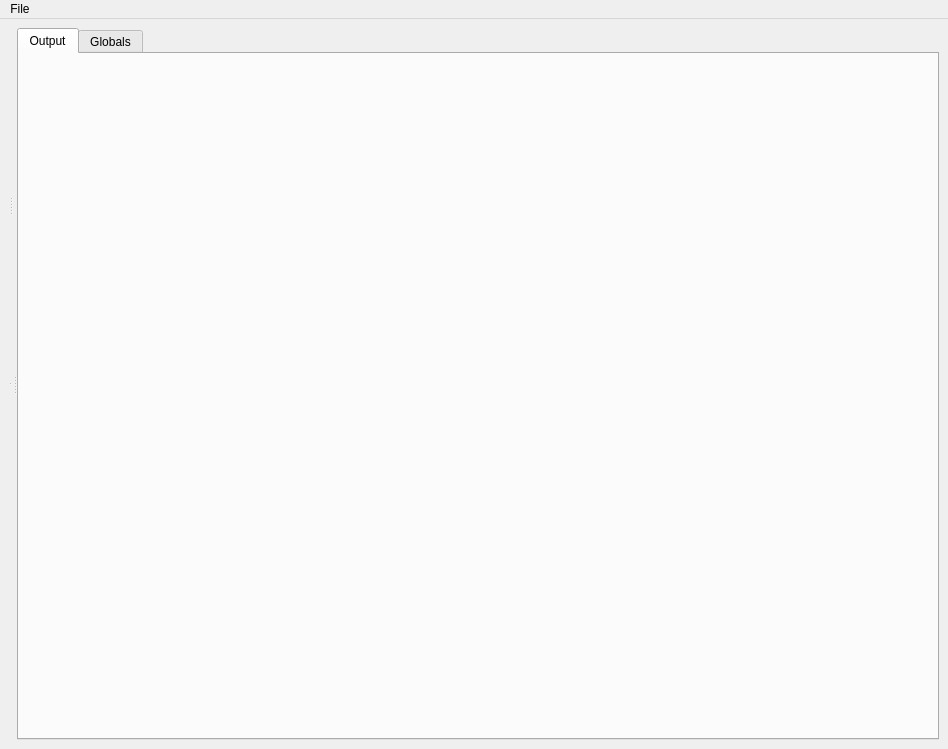
<?xml version="1.0" encoding="UTF-8"?>
<ui version="4.0">
 <class>MainWindow</class>
 <widget class="QMainWindow" name="MainWindow">
  <property name="geometry">
   <rect>
    <x>0</x>
    <y>0</y>
    <width>948</width>
    <height>749</height>
   </rect>
  </property>
  <property name="windowTitle">
   <string>lyse - the labscript suite</string>
  </property>
  <property name="windowIcon">
   <iconset resource="../../Anaconda/Lib/site-packages/qtutils/icons/icons.qrc">
    <normaloff>:/qtutils/custom/lyse.png</normaloff>:/qtutils/custom/lyse.png</iconset>
  </property>
  <property name="styleSheet">
   <string notr="true"/>
  </property>
  <property name="unifiedTitleAndToolBarOnMac">
   <bool>false</bool>
  </property>
  <widget class="QWidget" name="centralwidget">
   <property name="styleSheet">
    <string notr="true">QPushButton {
     border: none;
     padding: 4px;
 }

QPushButton:hover {
     background-color: qlineargradient(x1: 0, y1: 0, x2: 0, y2: 1,
                                       stop: 0 #f6f7fa, stop: 1 #dadbde);
     border: 1px solid #8f8f91;
     border-radius: 3px;
 }

 QPushButton:pressed {
     background-color: qlineargradient(x1: 0, y1: 0, x2: 0, y2: 1,
                                       stop: 0 #dadbde, stop: 1 #f6f7fa);
     border: 1px solid #8f8f91;
     border-radius: 3px;
 }

QPushButton:checked {
     background-color: #dadbde;
     border: 1px solid #8f8f91;
     border-radius: 3px;
 }

QPushButton:hover:checked {
     background-color: qlineargradient(x1: 0, y1: 0, x2: 0, y2: 1,
                                       stop: 0 #dadbde, stop: 1 #f6f7fa);
     border: 1px solid #8f8f91;
     border-radius: 3px;
 }

QToolButton {
     border: none;
     padding: 2px;
 }

QToolButton:hover {
     background-color: qlineargradient(x1: 0, y1: 0, x2: 0, y2: 1,
                                       stop: 0 #f6f7fa, stop: 1 #dadbde);
     border: 1px solid #8f8f91;
     border-radius: 3px;
 }

 QToolButton:pressed {
     background-color: qlineargradient(x1: 0, y1: 0, x2: 0, y2: 1,
                                       stop: 0 #dadbde, stop: 1 #f6f7fa);
     border: 1px solid #8f8f91;
     border-radius: 3px;
 }

QToolButton:checked {
     background-color: #dadbde;
     border: 1px solid #8f8f91;
     border-radius: 3px;
 }

QToolButton:hover:checked {
     background-color: qlineargradient(x1: 0, y1: 0, x2: 0, y2: 1,
                                       stop: 0 #dadbde, stop: 1 #f6f7fa);
     border: 1px solid #8f8f91;
     border-radius: 3px;
 }
</string>
   </property>
   <layout class="QVBoxLayout" name="verticalLayout_5">
    <item>
     <widget class="QSplitter" name="splitter_horizontal">
      <property name="orientation">
       <enum>Qt::Horizontal</enum>
      </property>
      <widget class="QSplitter" name="splitter_vertical">
       <property name="orientation">
        <enum>Qt::Vertical</enum>
       </property>
       <widget class="QSplitter" name="splitter">
        <property name="orientation">
         <enum>Qt::Horizontal</enum>
        </property>
        <widget class="QWidget" name="verticalLayoutWidget">
         <layout class="QVBoxLayout" name="verticalLayout_singleshot_routinebox"/>
        </widget>
        <widget class="QWidget" name="verticalLayoutWidget_2">
         <layout class="QVBoxLayout" name="verticalLayout_multishot_routinebox"/>
        </widget>
       </widget>
       <widget class="QWidget" name="verticalLayoutWidget_3">
        <layout class="QVBoxLayout" name="verticalLayout_filebox"/>
       </widget>
      </widget>
	  <widget class="QTabWidget" name="tabWidget">
		<widget class="QWidget" name="tab_output">
		  <attribute name="icon">
			<iconset>
			<normaloff>:/qtutils/fugue/terminal.png</normaloff>:/qtutils/fugue/terminal.png</iconset>
		  </attribute>
		  <attribute name="title">
			<string>Output</string>
		  </attribute>
		  <attribute name="toolTip">
			<string>&lt;html&gt;&lt;head/&gt;&lt;body&gt;&lt;p&gt;View textual output of analysis.&lt;/p&gt;&lt;/body&gt;&lt;/html&gt;</string>
		  </attribute>
		  <layout class="QVBoxLayout" name="verticalLayout_5">
			<property name="spacing">
			  <number>0</number>
			</property>
			<property name="margin">
			  <number>0</number>
			</property>
			<item>
			  <layout class="QVBoxLayout" name="verticalLayout_output_tab"/>
			</item>
		  </layout>
		</widget>
		<widget class="QWidget" name="tab_parameters">
		  <attribute name="icon">
			<iconset>
			<normaloff>:/qtutils/fugue/tables-stacks.png</normaloff>:/qtutils/fugue/tables-stacks.png</iconset>
		  </attribute>
		  <attribute name="title">
			<string>Globals</string>
		  </attribute>
		  <attribute name="toolTip">
			<string>&lt;html&gt;&lt;head/&gt;&lt;body&gt;&lt;p&gt;Set global parameters for singleshot and multishot scripts.&lt;/p&gt;&lt;/body&gt;&lt;/html&gt;</string>
		  </attribute>
		  <layout class="QVBoxLayout">
			<item>
			  <widget class="QScrollArea" name="scrollArea_2">
				<property name="frameShape">
				  <enum>QFrame::NoFrame</enum>
				</property>
				<property name="widgetResizable">
				  <bool>true</bool>
				</property>
				<widget class="QWidget" name="scrollAreaWidgetContents_2">
				  <property name="geometry">
					<rect>
					  <x>0</x>
					  <y>0</y>
					  <width>963</width>
					  <height>448</height>
					</rect>
				  </property>
				  <layout class="QVBoxLayout" name="verticalLayout_6">
					<property name="spacing">
					  <number>0</number>
					</property>
					<property name="margin">
					  <number>0</number>
					</property>
					<item>
					  <widget class="QTreeView" name="treeView_globals">
						<property name="alternatingRowColors">
						  <bool>true</bool>
						</property>
					  </widget>
					</item>
				  </layout>
				</widget>
			  </widget>
			</item>
		  </layout>
		</widget>
	  </widget>
     </widget>
    </item>
   </layout>
  </widget>
  <widget class="QMenuBar" name="menuBar">
   <property name="geometry">
    <rect>
     <x>0</x>
     <y>0</y>
     <width>948</width>
     <height>21</height>
    </rect>
   </property>
   <widget class="QMenu" name="menuFile">
    <property name="title">
     <string>File</string>
    </property>
    <addaction name="actionLoad_configuration"/>
    <addaction name="actionRevert_configuration"/>
    <addaction name="actionSave_configuration"/>
    <addaction name="actionSave_configuration_as"/>
    <addaction name="separator"/>
    <addaction name="actionNew_dataframe"/>
    <addaction name="actionSave_dataframe"/>
    <addaction name="actionSave_dataframe_as"/>
    <addaction name="actionLoad_dataframe"/>
    <addaction name="separator"/>
    <addaction name="actionQuit"/>
   </widget>
   <addaction name="menuFile"/>
  </widget>
  <action name="actionLoad_configuration">
   <property name="icon">
    <iconset resource="../../Anaconda/Lib/site-packages/qtutils/icons/icons.qrc">
     <normaloff>:/qtutils/fugue/folder-open.png</normaloff>:/qtutils/fugue/folder-open.png</iconset>
   </property>
   <property name="text">
    <string>Load configuration</string>
   </property>
   <property name="shortcut">
    <string>Ctrl+O</string>
   </property>
  </action>
  <action name="actionSave_configuration_as">
   <property name="enabled">
    <bool>false</bool>
   </property>
   <property name="icon">
    <iconset resource="../../Anaconda/Lib/site-packages/qtutils/icons/icons.qrc">
     <normaloff>:/qtutils/fugue/disk--plus.png</normaloff>:/qtutils/fugue/disk--plus.png</iconset>
   </property>
   <property name="text">
    <string>Save as...</string>
   </property>
   <property name="shortcut">
    <string>Ctrl+Shift+S</string>
   </property>
  </action>
  <action name="actionQuit">
   <property name="icon">
    <iconset resource="../../Anaconda/Lib/site-packages/qtutils/icons/icons.qrc">
     <normaloff>:/qtutils/fugue/cross-button.png</normaloff>:/qtutils/fugue/cross-button.png</iconset>
   </property>
   <property name="text">
    <string>Quit</string>
   </property>
   <property name="shortcut">
    <string>Ctrl+Q</string>
   </property>
  </action>
  <action name="actionSave_configuration">
   <property name="icon">
    <iconset resource="../../Anaconda/Lib/site-packages/qtutils/icons/icons.qrc">
     <normaloff>:/qtutils/fugue/disk.png</normaloff>:/qtutils/fugue/disk.png</iconset>
   </property>
   <property name="text">
    <string>Save configuration</string>
   </property>
  </action>
  <action name="actionNew_dataframe">
   <property name="icon">
    <iconset>
	<normaloff>:/qtutils/fugue/blue-folder-open.png</normaloff>:/qtutils/fugue/blue-folder-open.png</iconset>
   </property>
   <property name="text">
    <string>New dataframe</string>
   </property>
   <property name="shortcut">
    <string>Ctrl+N</string>
   </property>
  </action>
  <action name="actionSave_dataframe">
   <property name="icon">
    <iconset>
     <normaloff>:/qtutils/fugue/disk-share.png</normaloff>:/qtutils/fugue/disk-share.png</iconset>
   </property>
   <property name="text">
    <string>Save dataframe</string>
   </property>
   <property name="shortcut">
    <string>Ctrl+S</string>
   </property>
  </action>
  <action name="actionSave_dataframe_as">
   <property name="icon">
    <iconset>
     <normaloff>:/qtutils/fugue/disk--plus.png</normaloff>:/qtutils/fugue/disk--plus.png</iconset>
   </property>
   <property name="text">
    <string>Save dataframe as...</string>
   </property>
  </action>
  <action name="actionLoad_dataframe">
   <property name="icon">
    <iconset>
     <normaloff>:/qtutils/fugue/blue-folder-open-table.png</normaloff>:/qtutils/fugue/blue-folder-open-table.png</iconset>
   </property>
   <property name="text">
    <string>Load dataframe</string>
   </property>
  </action>
  <action name="actionRevert_configuration">
   <property name="enabled">
    <bool>false</bool>
   </property>
   <property name="icon">
    <iconset resource="../../Anaconda/Lib/site-packages/qtutils/icons/icons.qrc">
     <normaloff>:/qtutils/fugue/arrow-curve-180-left.png</normaloff>:/qtutils/fugue/arrow-curve-180-left.png</iconset>
   </property>
   <property name="text">
    <string>Revert configuration</string>
   </property>
  </action>
 </widget>
 <resources>
  <include location="../../Anaconda/Lib/site-packages/qtutils/icons/icons.qrc"/>
 </resources>
 <connections/>
</ui>
